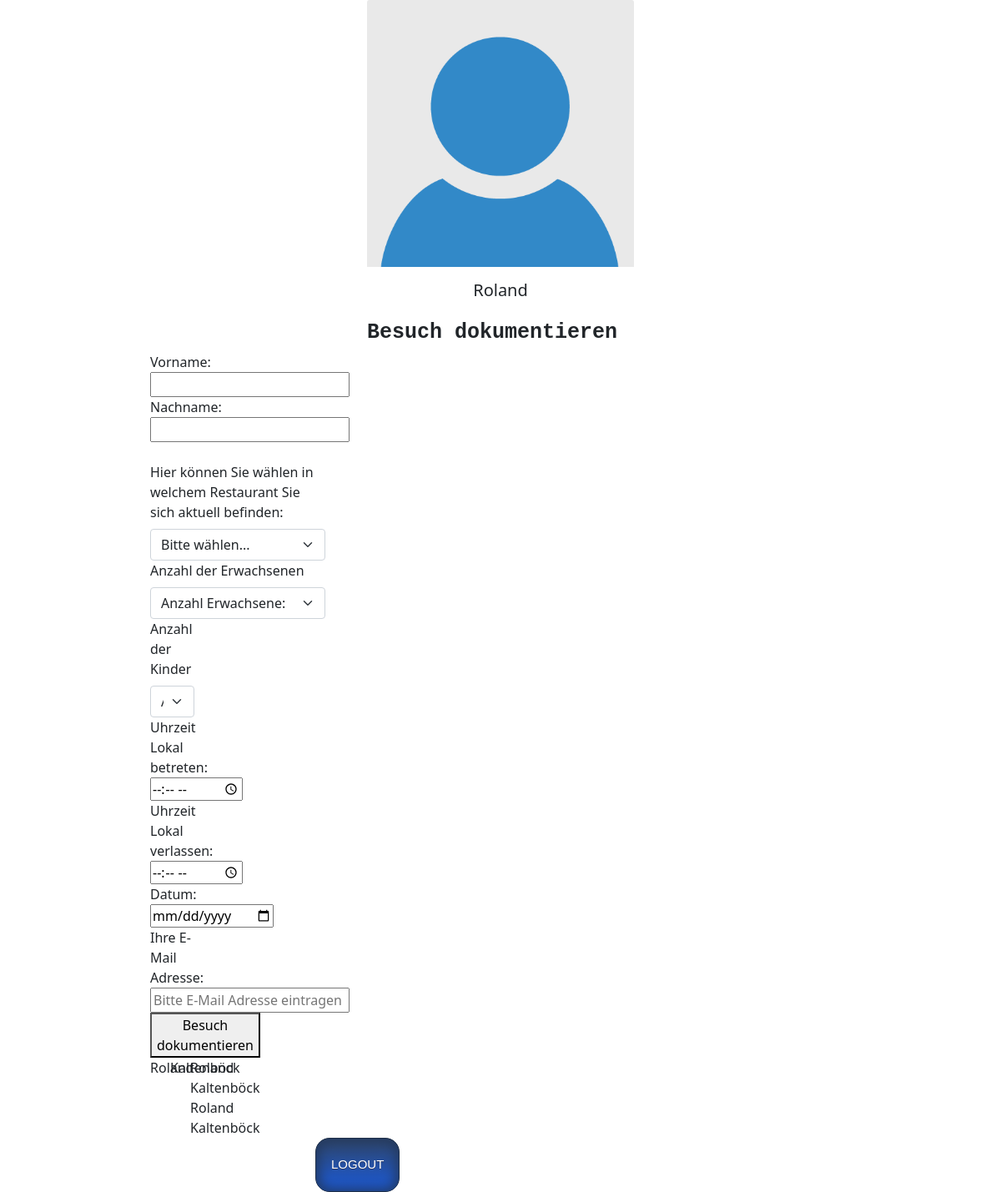
The page /home.php (signed in) on the database as committed earlier.
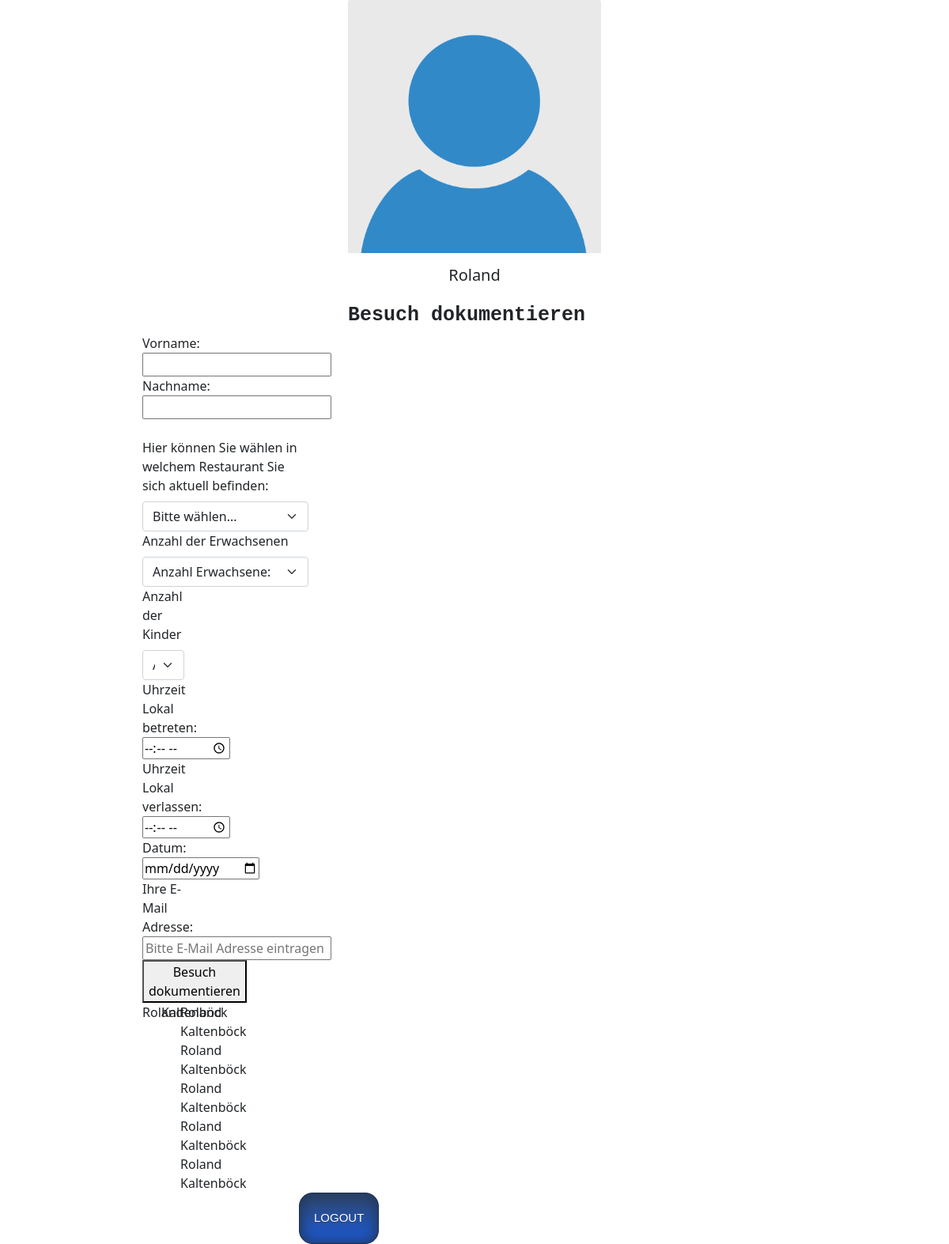
The same page on the database as committed later.
### tables this page shows
CREATE TABLE `gaesteliste` (
  `id` int(11) NOT NULL,
  `vorname` varchar(190) NOT NULL,
  `nachname` varchar(190) NOT NULL,
  `restaurant` varchar(190) NOT NULL,
  `anzahl_erwachsene` int(190) NOT NULL,
  `anzahl_kinder` int(190) NOT NULL,
  `zeit_lokal_betreten` time(6) NOT NULL,
  `zeit_lokal_verlassen` time(6) NOT NULL,
  `datum` date NOT NULL,
  `mail` varchar(190) NOT NULL,
  `userid` int(11) NOT NULL
);

### db_conn.php (called while the page is built, shortened)
<?php
$sname = "localhost";
$uname = "root";
$password = "";
$db_name = "kaltenboeck_db";
$conn = mysqli_connect($sname, $uname, $password, $db_name);
mysqli_set_charset($conn, "utf8");
function query($statement) {
    global $conn;
    $result = mysqli_query($conn, $statement) or die(mysqli_error($conn) . "<br />" . $statement);
    return $result;
}

### besuch_dokumentieren.php (the view, shortened to what this page needs)
<?php
$erfolg = false;
$sql_vorname = "";
$sql_nachname = "";
$sql_mail = "";
$sql_user_id = $_SESSION['id'];
?>
<h1>Besuch dokumentieren</h1>
<form action="home.php" method="POST">
    <div class="col-md-3">
        <label for="vorname">Vorname:</label><br>
        <input type="text" name="vorname" id="vorname" value="<?php
                                                                if (!empty($_POST['vorname']) && !$erfolg) {
                                                                    $vornameErr = "Bitte Vorname eintragen";
                                                                    echo htmlspecialchars($_POST['name']);
                                                                } else echo $sql_vorname ?>" required>
    </div>
    <div class="col-md-3">
        <label for="nachname">Nachname:</label><br>
        <input type="text" name="nachname" id="nachname" value="<?php if (!empty($_POST['nachname']) && !$erfolg) {
                                                                    echo htmlspecialchars($_POST['nachname']);
                                                                } echo $sql_nachname?>" required>
    </div><br>
    <div>
	<div class="col-md-3" >
                <label for="restaurant" class="form-label"
                    >Hier können Sie wählen in welchem Restaurant Sie sich aktuell befinden:</label
                ><br>
                <select
                    class="form-select"
					name="restaurant"
                    id="restaurant"
                    required
                >
                    <option value="">Bitte wählen...</option>
        		</select>
    </div>
			<div class="col-md-3">
                <label for="anzahl_erwachsene" class="form-label"
                    >Anzahl der Erwachsenen</label
                ><br>
                <select
                    class="form-select"
					name="anzahl_erwachsene"
                    id="anzahl_erwachsene"
                    required
                >
                    <option value="">Anzahl Erwachsene:</option>
                </select>
                <div class="col-md-3">
                <label for="anzahl_kinder" class="form-label"
                    >Anzahl der Kinder</label
                ><br>
                <select
                    class="form-select"
					name="anzahl_kinder"
                    id="anzahl_kinder"
                    required
                >
                    <option value="">Anzahl Kinder:</option>
                </select>
			<label for="zeit_lokal_betreten" id="l_t_lokal_betreten">Uhrzeit Lokal betreten:</label><br>
            <input type="time" name="zeit_lokal_betreten" id="t_lokal_betreten" required><br>
            <label for="zeit_lokal_verlassen" id="l_t_lokal_verlassen">Uhrzeit Lokal verlassen:</label><br>
            <input type="time" name="zeit_lokal_verlassen" id="t_lokal_verlassen" required>
            <label for="datum" id="l_date">Datum:</label><br>
            <input type="date" format="yyy.mm.dd" name="datum" id="l_datum" required>
            <label for="mail" id="u_mail">Ihre E-Mail Adresse:</label><br>
            <input type="email" name="mail" id="u_mail" placeholder="Bitte E-Mail Adresse eintragen" value="<?php if (!empty($_POST['mail']) && !$erfolg) {
                                                                    echo htmlspecialchars($_POST['mail']);
                                                                } echo $sql_mail?>" required>
    <div>
        <button type="submit">Besuch dokumentieren</button>
    </div>
</form>
<div>
    <?php
$result = query("SELECT * FROM gaesteliste WHERE userid = $sql_user_id");
while ($row = mysqli_fetch_assoc($result)) {
    echo "<div class='row text-center'>";
    echo "<div class='col-1'>{$row['vorname']}</div>";
    echo "<div class='col-1'>{$row['nachname']}</div>";
    echo "<div class='col-1'>";}
    ?>
</div>

### home.php (shortened to what this page needs)
<?php
   include "db_conn.php";
   if (isset($_SESSION['name']) && isset($_SESSION['id'])) {
?>
<!DOCTYPE html>
<html>
<head>
	<link href="https://cdn.jsdelivr.net/npm/bootstrap@5.0.0-beta1/dist/css/bootstrap.min.css" rel="stylesheet">
	<link href="bootstrap/css/bootstrap.css" rel="stylesheet">
	<link href="bootstrap/css/style1.css" rel="stylesheet">
</head>
<body>
    <div class="innerWrapper">
      	<?php if ($_SESSION['role'] == 'admin') {?>
      		<div class="card_img">
			  <img src="img/admin-default.png"
			       class="card-img-top"
			       alt="admin image">
			  <div class="card-body">
			    <h5 class="card-title">
			    	<?=$_SESSION['username']?>
			    </h5>
			  </div>
			</div>
			<div class="p-3">
				<?php include 'php/members.php';
                 {?>
				<h1 class="display-4 fs-1">Members</h1>
				<table class="table"
				       style="width: 32rem;">
				  <thead>
				    <tr>
				      <th scope="col">Name</th>
				      <th scope="col">Restaurant</th>
				    </tr>
				  </thead>
				  <tbody>
				  	<?php
				  	{?>
				    <tr>
						<?php
					echo "<td>$_SESSION[username]</td>";
					echo "<td>$_SESSION[name]</td>";?>
				    </tr>
				    <?php }?>
				  </tbody>
				</table>
				<?php }?>
			</div>
      	<?php }else { ?>
				<?php include 'kopf.php' ?>
                <?php include 'besuch_dokumentieren.php' ?>
      	<?php } ?>
    </div>
</body>
</html>
<?php }else{
	header("Location: index.php");
} ?>
<?php include 'fuss.php' ?>

### kopf.php
<html>
<head>
	<link href="bootstrap/css/style1.css" rel="stylesheet">
</head>
<body>
<img src="img/user-default.png"
			       class="card-img-top"
			       alt="admin image">
<div class="card-img">
			  <div class="card-body">
			    <h5 class="card-title">
			    	<?=$_SESSION['name']?>
			    </h5>
              </div>
</div>

### fuss.php
<div>
<a href="logout.php" class="btn_log">Logout</a>
</div>

Rows that differ between the two databases and show on the page:
added gaesteliste: vorname "Roland", nachname "Kaltenböck"
added gaesteliste: vorname "Roland", nachname "Kaltenböck"
added gaesteliste: vorname "Roland", nachname "Kaltenböck"
